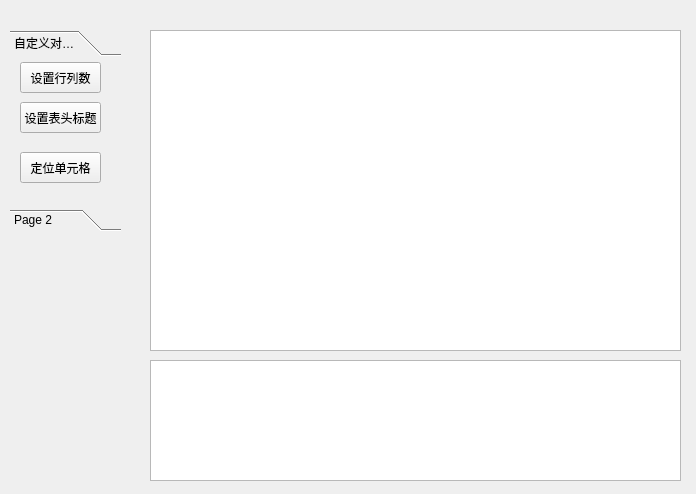
<?xml version="1.0" encoding="UTF-8"?>
<ui version="4.0">
 <class>custom_dialog_form</class>
 <widget class="QWidget" name="custom_dialog_form">
  <property name="geometry">
   <rect>
    <x>0</x>
    <y>0</y>
    <width>696</width>
    <height>494</height>
   </rect>
  </property>
  <property name="windowTitle">
   <string>Form</string>
  </property>
  <widget class="QToolBox" name="toolBox">
   <property name="geometry">
    <rect>
     <x>10</x>
     <y>30</y>
     <width>111</width>
     <height>201</height>
    </rect>
   </property>
   <property name="currentIndex">
    <number>0</number>
   </property>
   <widget class="QWidget" name="page">
    <property name="geometry">
     <rect>
      <x>0</x>
      <y>0</y>
      <width>111</width>
      <height>149</height>
     </rect>
    </property>
    <attribute name="label">
     <string>自定义对话框</string>
    </attribute>
    <widget class="QToolButton" name="toolbtnSetSize">
     <property name="geometry">
      <rect>
       <x>10</x>
       <y>0</y>
       <width>81</width>
       <height>31</height>
      </rect>
     </property>
     <property name="text">
      <string>设置行列数</string>
     </property>
    </widget>
    <widget class="QToolButton" name="toolbtnSetHeader">
     <property name="geometry">
      <rect>
       <x>10</x>
       <y>40</y>
       <width>81</width>
       <height>31</height>
      </rect>
     </property>
     <property name="text">
      <string>设置表头标题</string>
     </property>
    </widget>
    <widget class="QToolButton" name="toolbtnLocationCell">
     <property name="geometry">
      <rect>
       <x>10</x>
       <y>90</y>
       <width>81</width>
       <height>31</height>
      </rect>
     </property>
     <property name="text">
      <string>定位单元格</string>
     </property>
    </widget>
   </widget>
   <widget class="QWidget" name="page_2">
    <property name="geometry">
     <rect>
      <x>0</x>
      <y>0</y>
      <width>111</width>
      <height>149</height>
     </rect>
    </property>
    <attribute name="label">
     <string>Page 2</string>
    </attribute>
   </widget>
  </widget>
  <widget class="QTableView" name="tableView">
   <property name="geometry">
    <rect>
     <x>150</x>
     <y>30</y>
     <width>531</width>
     <height>321</height>
    </rect>
   </property>
  </widget>
  <widget class="QPlainTextEdit" name="plainTextEdit">
   <property name="geometry">
    <rect>
     <x>150</x>
     <y>360</y>
     <width>531</width>
     <height>121</height>
    </rect>
   </property>
  </widget>
 </widget>
 <resources/>
 <connections/>
</ui>
